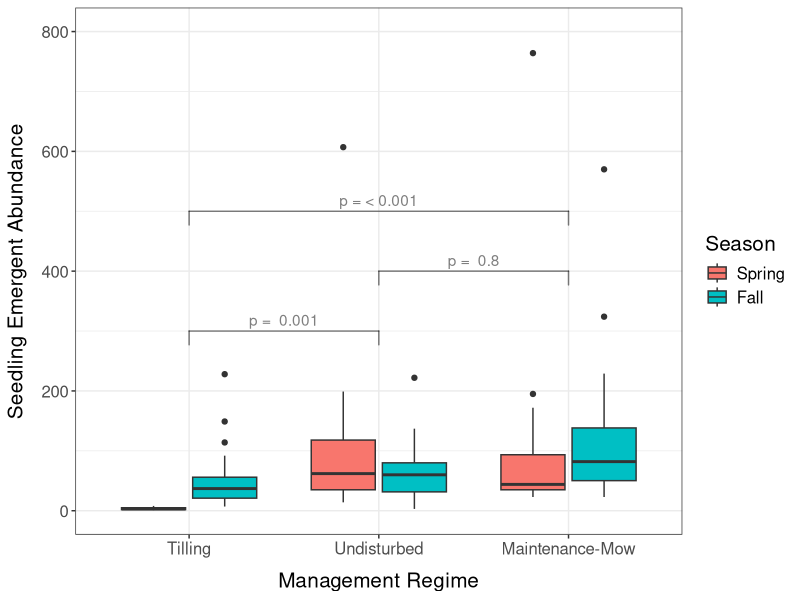
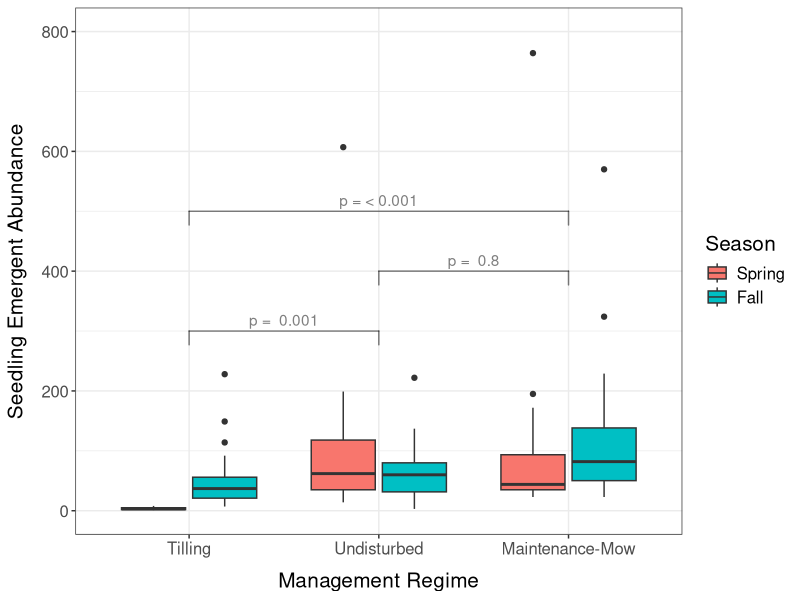

Reproduce these figures in R, in order.
################################################################################
# Accompanying code for the following research project: 
#   Seedbanks in the Meadoway (Scarborough, Canada)
#
#
# Corresponding authors for this script:  
#   Garland Xie      (1)
#
# Affiliations: 
#   (1) Department of Biological Sciences, 
#       University of Toronto Scarborough,
#       1265 Military Trail, Toronto, ON, M1C 1A4, Canada
#       email: garland.xie@mail.utoronto.ca, 
#
#
# Purpose of this R script: to conduct regression models to determine 
# relationship between seed bank community metrics, management regimes, and
# seasonal variation
#
# IMPORTANT: Please refresh your R session before you run this script
# Why? See https://rstats.wtf/save-source.html


# libraries ----
library(here)     # for creating relative file-paths
library(dplyr)    # for manipulating data
library(ggplot2)  # for visualizing data
library(lme4)     # for running regression models
library(emmeans)  # for doing pairwise comparisons
library(tidyr)    # for tidying data
library(ggsignif) # for visualizing pairwise comparisons

# import ----

spr_sb <- read.csv(
  here("data", "analysis_data", "spring_seedbank.csv"),
  row.names = 1
)

fall_sb <- read.csv(
  here("data", "analysis_data", "fall_seedbank.csv"),
  row.names = 1
)

sb_taxon <- read.csv(
  here("data", "input_data", 
       "seed_bank_taxonomy.csv")
)

# check packaging ----
glimpse(spr_sb)
glimpse(fall_sb)

# clean data ----

sb <- rbind(fall_sb, spr_sb)

# get community-level abundance and species richness
sb_comm <- sb %>%
  group_by(season, site_name, site_code, treatment, plot) %>%
  summarize(
    abund = sum(total_abund, na.rm = TRUE),
    species_richness = dplyr::n_distinct(spp_code)
  ) %>%
  ungroup() %>%
  mutate(
    season = factor(season, levels = c("Spring", "Fall")), 
    treatment = factor(treatment, levels = c("RES", "MOW", "TIL"))
  )

# add zeros to plots with no seed bank info (representing zero germination)
sb_comm_tidy <- sb_comm %>%
  
  # Spring, T2_1, plot 13
  tibble::add_row(
    season = "Spring", 
    site_name = "VICP", 
    site_code = "T2_1",
    treatment = "TIL",
    plot = 13, 
    abund = 0,
    species_richness = 0, 
  ) %>%
  
  # Spring, T2_1, plot 15
  tibble::add_row(
    season = "Spring", 
    site_name = "VICP", 
    site_code = "T2_1",
    treatment = "TIL",
    plot = 15, 
    abund = 0,
    species_richness = 0, 
  ) %>%
  
  # Spring, T2_3, plot 21
  tibble::add_row(
    season = "Spring", 
    site_name = "KENN", 
    site_code = "T2_3",
    treatment = "TIL",
    plot = 21, 
    abund = 0,
    species_richness = 0, 
  ) %>%
  
  # Spring, T2_3, plot 25
  tibble::add_row(
    season = "Spring", 
    site_name = "KENN", 
    site_code = "T2_3",
    treatment = "TIL",
    plot = 25, 
    abund = 0,
    species_richness = 0, 
  ) 

# regression model ----

# accounting for overdispersion
glmer_abund_nb <- glmer.nb(
  formula = abund ~ treatment + season + (1|site_code), 
  data = sb_comm
)

# pairwise comparisons ----

# calculate estimated marginal means
abund_emm_trt <- emmeans(
  glmer_abund_nb, 
  "treatment", 
  lmer.df = "satterthwaite"
)

# get summary of comparisons, coefficients, and p-values
pairs_abund_trt <- as.data.frame(pairs(abund_emm_trt))

# obtain p-value for comparison between 
# undisturbed and tilling
pairs_til_res <- pairs_abund_trt %>%
  filter(contrast == "RES - TIL") %>%
  pull(p.value) %>%
  signif(digits = 1)

# obtain p-value for comparison between 
# maintenance-mowing and undisturbed
pairs_mow_res <- pairs_abund_trt %>%
  filter(contrast == "RES - MOW") %>%
  pull(p.value) %>%
  signif(digits = 1)

# obtain p-value for comparison between
# maintenance-mowing and tilling
pairs_mow_til <- pairs_abund_trt %>%
  filter(contrast == "MOW - TIL") %>%
  
  # use p < 0.001 if the p-value is really small 
  mutate(p.value = case_when(
    p.value < 0.001 ~ 0.001)
    ) %>%
  pull(p.value) 

# check for sample size ----
sb_comm %>%
  group_by(season, treatment) %>%
  summarize(
    sample_size = n()
  ) %>%
  ungroup()

# plot ----

# adjust x-axis labels (i.e., management regimes)
# for readability
sb_data_viz <- sb_comm %>%
  
  mutate(
    treatment = as.character(treatment), 
    treatment = case_when(
      treatment == "MOW" ~ "Maintenance-Mow", 
      treatment == "RES" ~ "Undisturbed",
      treatment == "TIL" ~ "Tilling"
    ), 
    treatment = factor(
      treatment, levels = c("Tilling", "Undisturbed", "Maintenance-Mow")) 
  ) 

(sb_abund_plot <- sb_data_viz %>%
  ggplot(aes(x = treatment, y = abund, fill = season)) +
  geom_boxplot() + 

  # pairwise significance between tilling and undisturbed
  geom_signif(
    y_position = 300, 
    xmin = 1, 
    xmax = 2, 
    annotation = paste("p = ", as.character(pairs_til_res)),
    alpha = 0.5
  ) + 
    
  # pairwise significance between mowing and undisturbed  
  geom_signif(
    y_position = 400, 
    xmin = 2, 
    xmax = 3, 
    annotation = paste("p = ", as.character(pairs_mow_res)), 
    alpha = 0.5
    ) +   
    
  # pairwise significance between mowing and tilling  
  geom_signif(
    y_position = 500, 
    xmin = 1, 
    xmax = 3, 
    annotation =  paste("p = <", as.character(pairs_mow_til)),
    alpha = 0.5
    ) + 
    
  ylim(0, 800) + 
    
  labs(
    x = "Management Regime", 
    y = "Seedling Emergent Abundance"
    ) + 
    
  scale_fill_discrete(name = "Season") + 
    
  theme_bw() + 
  theme(
    axis.title.x = element_text(
      margin = margin(t = 10, r = 0, b = 0, l = 0)
    ),
    axis.title.y = element_text(
      margin = margin(t = 0, r = 10, b = 0, l = 0)
      ),
    text = element_text(size = 15)
    )
  )

# save to disk ---

ggsave(
  filename = here("output", "results", "figure-1.svg"), 
  device = "svg", 
  units = "in",
  height = 5, 
  width = 7
)
